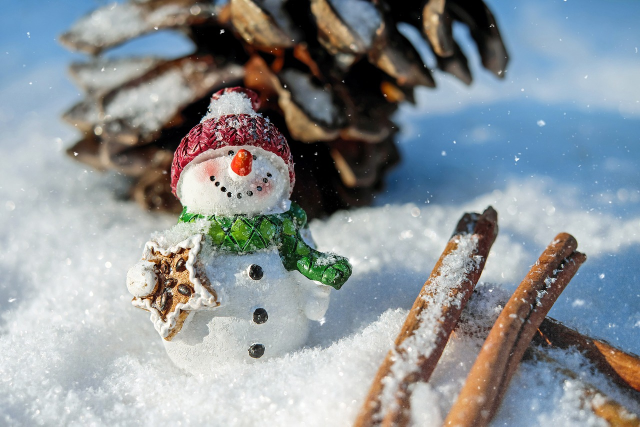
#> input picture img/snowman.png, 1280 x 853 px, found by its file name (shown at 1/2 size)
$ python 3_draw_write_image.py
#> lines starting #> are read from the running program, lines starting #| are printed output that depends on the picture
import numpy as np
import cv2

"""
@Description 使用 opencv 绘制图片和写字

在 1_load_image 中，已经使用在图片中绘制，但 Matplotlib 并不真正用于此目的，特别是不能用于视频源。
幸运的是，opencv提供了很棒的工具帮助实施绘制和标记。
"""
img = cv2.imread('img/snowman.png',cv2.IMREAD_COLOR)
#> img is the input picture: shape (853, 1280, 3); mean B, G, R 151, 146.8, 140.2

# cv2.line()参数：(图像/帧，开始坐标，结束坐标，颜色_bgr，线条粗细)。
cv2.line(img,(0,0),(750,750),(255,255,255),15)

# cv2.rectangle() 参数: (图像/帧，左上角坐标，右下角坐标，颜色，线条粗细)
cv2.rectangle(img,(15,25),(700,550),(0,0,255),15)

# cv2.circle() 参数: (图像/帧，圆心，半径，颜色，线条粗细)。
# 当粗细为 -1 时，意味着将填充对象，所以我们会得到一个实心圆。
cv2.circle(img,(400,400), 200, (0,255,0), -1)


# 绘制多边形
# 坐标数组 pts（点的简称），此时会绘制一个四边形。
pts = np.array([[100,50],[200,300],[700,200],[500,100]], np.int32)

# OpenCV documentation had this code, which reshapes the array to a 1 x 2.
# I did not find this necessary, but you may:
# pts = pts.reshape((-1,1,2))

# cv2.polylines() 参数: (图像/帧，坐标数组, 是否连接重点和起始点，颜色，线条粗细)
cv2.polylines(img, [pts], True, (0,255,255), 3)

# 图像上写字
font = cv2.FONT_HERSHEY_SIMPLEX
cv2.putText(img,'OpenCV Tuts!',(0,130), font, 1, (200,255,155), 2, cv2.LINE_AA)
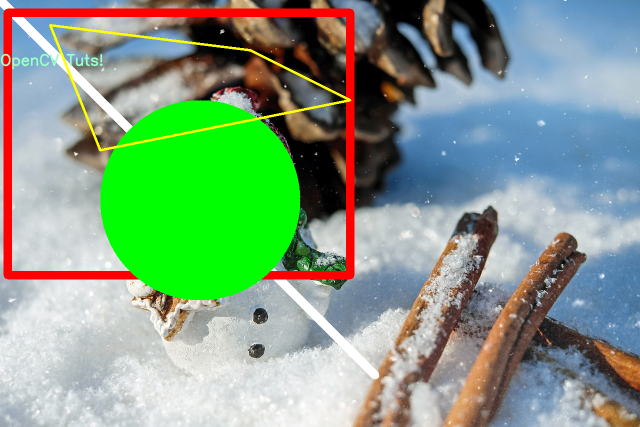
#> img: shape (853, 1280, 3) (shown at 1/2 size); mean B, G, R 132.6, 158.1, 130.4

cv2.imshow('image',img)
cv2.waitKey(0)
cv2.destroyAllWindows()
